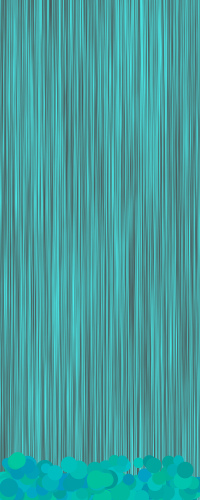
Frame 1 (no input)
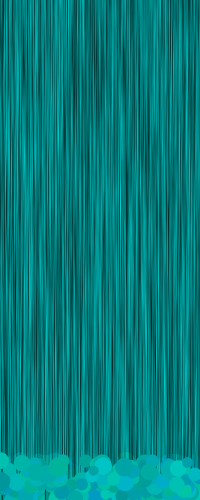
Frame 60 (the mouse pressed at the canvas centre just before this capture)
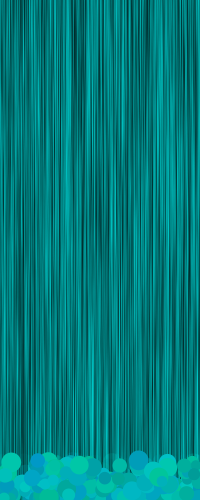
Frame 120 (the mouse held since frame 60 and released just before this capture)

The Processing sketch that drew these frames (run headless with seeded random() and noise(); from frame 60 on, the mouse is pressed at the canvas centre):

// Processing sketch: processing_167985
// ── processing_167985.pde

void setup() {
  size(200, 500);
  background(255);
}

float xoff = 0.0;
float c;
float d;

void draw() {
  for (int x = 0; x <200; x++) {
    for (int y = 0; y <500; y++) {
      xoff = xoff + .01;
      float n = noise(xoff) * 255;
      stroke(0, n, n);
      point(x, y);
    }
  }
  noStroke();
  for (int bubs = 0; bubs < 200; bubs++) {
    c = random(10, 20);
    fill(0, random(150, 200), random(150, 200));
    ellipse(random(200), random(480, 500), c, c);
  }
  for (int bubs2 = 0; bubs2 < 60; bubs2++) {
    d = random(10, 20);
    fill(0, random(150, 200), random(150, 200));
    ellipse(random(200), random(460, 485), d, d);
  }
}
